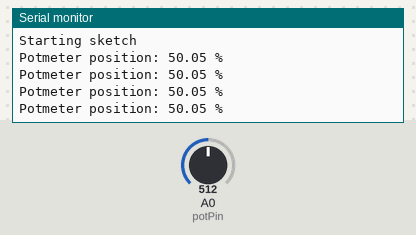
The sketch below on a simulated Arduino Uno, built with avr-gcc and run on an emulated ATmega328P. Parts: the last lines printed to the serial monitor. The test bench sets the inputs (shaded band); at power-on: A0 (potPin) = 512.

Above: at 1.2 s.
1.3 s: A0 (potPin) set to 716
At 1.71 s:
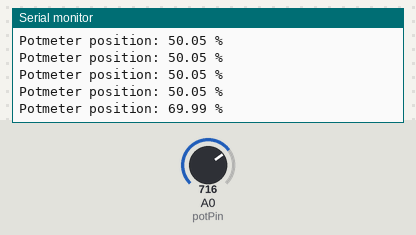
2.8 s: A0 (potPin) set to 900
At 2.91 s:
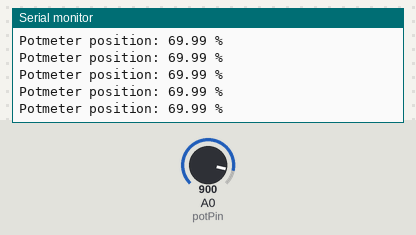
Timing chart, 0 to 5.8 s (numbered marks = the images above; inputs shaded):
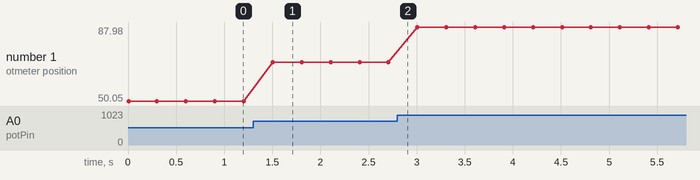

The sketch:

potentiometer.ino
```cpp
const int potPin = A0;

void setup() {
  Serial.begin(19200);

  Serial.println("Starting sketch");
}

void loop() {

  // Return 0 - 1023
  int value = analogRead(potPin);
  float p = ((float)value) / 1023.0;

  Serial.print("Potmeter position: ");
  Serial.print(p * 100);
  Serial.println(" %");
  delay(300);
}
```

Measured:
- after the input at 1.3 s, the serial monitor: prints a new line after 0.20 s (image 1)
- plotted number 1: 50.05 → 69.99 after the input at 1.3 s, 69.99 → 87.98 after the input at 2.8 s
